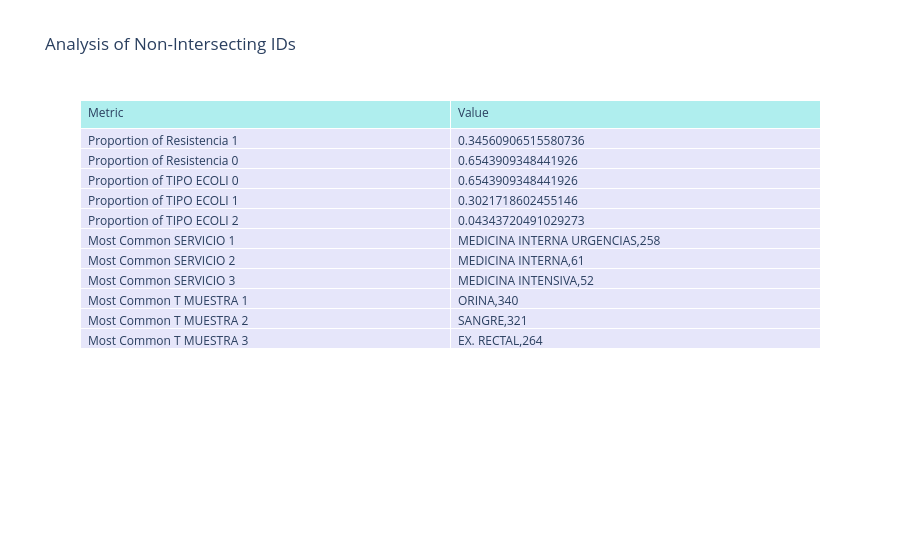

Notebook cell for this chart:
### Code cell
analyze_samples(non_intersecting_ids_both, labels_df)

### Figure 1 — Plotly figure (JSON) as saved in the notebook; plotly's stock layout.template omitted (floating-point values rounded to 4 significant figures)
{"data": [{"cells": {"align": "left", "fill": {"color": "lavender"}, "values": [["Proportion of Resistencia 1", "Proportion of Resistencia 0", "Proportion of TIPO ECOLI 0", "Proportion of TIPO ECOLI 1", "Proportion of TIPO ECOLI 2", "Most Common SERVICIO 1", "Most Common SERVICIO 2", "Most Common SERVICIO 3", "Most Common T MUESTRA 1", "Most Common T MUESTRA 2", "Most Common T MUESTRA 3"], [0.3456, 0.6544, 0.6544, 0.3022, 0.04344, ["MEDICINA INTERNA URGENCIAS", 258], ["MEDICINA INTERNA", 61], ["MEDICINA INTENSIVA", 52], ["ORINA", 340], ["SANGRE", 321], ["EX. RECTAL", 264]]]}, "header": {"align": "left", "fill": {"color": "paleturquoise"}, "values": ["Metric", "Value"]}, "type": "table"}], "layout": {"title": {"text": "Analysis of Non-Intersecting IDs"}}}
